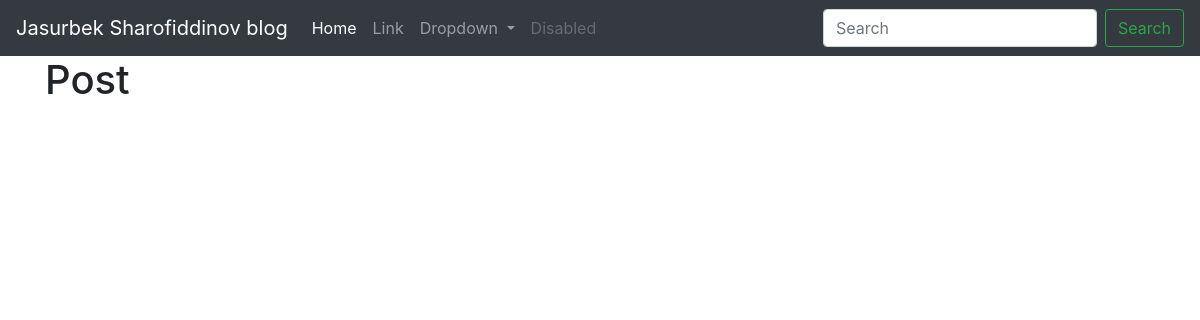
Before: / with the older database file.
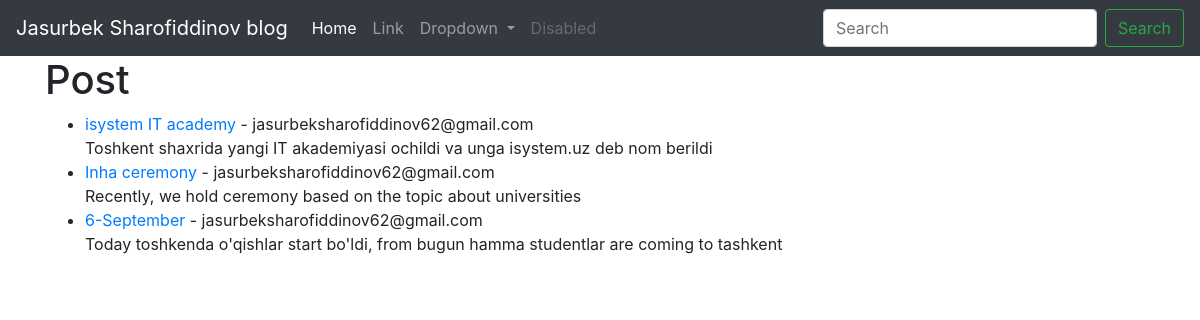
After: the same page with the newer database file.
### theblog/models.py (models this page shows, shortened)
class Post( models.Model ):
	title = models.CharField( max_length=255 )
	title_tag = models.CharField( max_length=255,default="Jasurbek Sharofiddinov blog" )
	author = models.ForeignKey( User, on_delete=models.CASCADE )
	body = models.TextField()

### theblog/views.py (the view)
# urls.py: path('',HomeView.as_view(),name="home"),
class HomeView(ListView):
	model = Post
	template_name = 'home.html'

### theblog/templates/home.html
{% extends 'base.html' %}
{% block content %}
<h1>Post</h1>
<ul>
    {% for post in object_list %}
    <li>
        <a href="{% url 'article-detail' post.pk %}">{{ post.title }}</a> - {{ post.author.email }}
        <br/>
        {{ post.body }}
    </li>
    {% endfor %}
</ul>
{% endblock %}

### theblog/templates/base.html (shortened to what this page needs)
<!doctype html>
<html lang="en">
  <head>
    <link rel="stylesheet" href="https://stackpath.bootstrapcdn.com/bootstrap/4.4.1/css/bootstrap.min.css">
  </head>
  <body>
    <nav class="navbar navbar-expand-lg navbar-dark bg-dark">
  <a class="navbar-brand" href= "{% url 'home' %}">Jasurbek Sharofiddinov blog</a>
  <div class="collapse navbar-collapse" id="navbarSupportedContent">
    <ul class="navbar-nav mr-auto">
      <li class="nav-item active">
        <a class="nav-link" href="#">Home <span class="sr-only">(current)</span></a>
      </li>
      <li class="nav-item">
        <a class="nav-link" href="#">Link</a>
      </li>
      <li class="nav-item dropdown">
        <a class="nav-link dropdown-toggle" href="#" id="navbarDropdown" role="button" data-toggle="dropdown" aria-haspopup="true" aria-expanded="false">
          Dropdown
        </a>
      </li>
      <li class="nav-item">
        <a class="nav-link disabled" href="#" tabindex="-1" aria-disabled="true">Disabled</a>
      </li>
    </ul>
    <form class="form-inline my-2 my-lg-0">
      <input class="form-control mr-sm-2" type="search" placeholder="Search" aria-label="Search">
      <button class="btn btn-outline-success my-2 my-sm-0" type="submit">Search</button>
    </form>
  </div>
</nav>
<div class="container">
{% block content %}
{% endblock %}
</div>
  </body>
</html>

Changed rows visible on the page:
added Post: title "isystem IT academy", author.email "jasurbeksharofiddinov62@gmail.com", body "Toshkent shaxrida yangi IT akademiyasi ochildi va unga isystem.uz deb nom berildi"
added Post: title "Inha ceremony", author.email "jasurbeksharofiddinov62@gmail.com", body "Recently, we hold ceremony based on the topic about universities"
added Post: title "6-September", author.email "jasurbeksharofiddinov62@gmail.com", body "Today toshkenda o'qishlar start bo'ldi, from bugun hamma studentlar are coming to tashkent"
